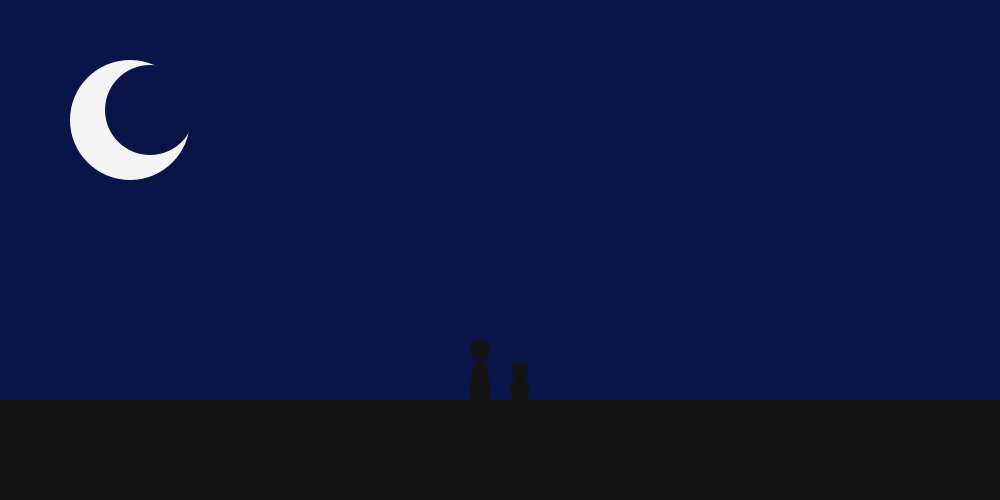
Frame 1 (no input)
Frame 60 (the mouse pressed at the canvas centre just before this capture): identical to frame 1, image omitted
Frame 120 (the mouse held since frame 60 and released just before this capture): identical to frame 1, image omitted

The Processing sketch that drew this single still picture (run headless with seeded random() and noise(); from frame 60 on, the mouse is pressed at the canvas centre):

// Processing sketch: processing_76761
// ── processing_76761.pde

int MAX_NUM_OBJECTS = 20;
Star [] stars = new Star[MAX_NUM_OBJECTS];
int idxStars = 0;

void setup() {
  size(1000, 500);
  smooth();
  noStroke();
}

// Draw/animate Stars
void draw() {
  background(9, 21, 73);
  //Moon
  fill (245);
  ellipse(130, 120, 120, 120);
  fill(9, 21, 73);
  ellipse(150, 110, 90, 90);

  for (int i = 0; i < MAX_NUM_OBJECTS; i++) {
    if (stars [i] != null) {
      stars[i].display();
      stars[i].move();
    }
  }
  //Ground
  fill(20);
  rect(0, .8 * height, width, .8 * height);

  // Person
  ellipse( .48 *width, .7 *height, 20, 20);
  ellipse( .48 *width, .78 *height, 20, 60);

  //Bear
  ellipse( .52 *width, .747 *height, 15, 17);
  ellipse( .514 *width, .73 *height, 7, 7);
  ellipse( .526 *width, .73 *height, 7, 7);
  ellipse( .52 *width, .78 *height, 20, 25);
}

// Click for Stars
void mousePressed() {
  stars [idxStars] = new Star(mouseX, mouseY, (int)random(5, 25), color(255));
  idxStars = (idxStars+1) % MAX_NUM_OBJECTS;
}

//Make the Star Class
class Star {

  //Fields
  float x, y, radius, n, delta, idelta, iRadius;
  float direction;
  float m;
  color c;
  float speed;
  float gravity;

  //Constructor
  Star(float locationX, float locationY, float tw, color tc) {
    x = locationX;
    y = locationY;
    radius = tw;
    n = 5;
    delta = 2*PI/n;
    idelta = delta/2;
    iRadius = radius/2;
    direction = 20;
    m = random (-direction, direction);
    c = tc;
    speed = random(4, 6);
    gravity = 0.2;
  } // end of Star constructor

  // Step Animation
  void move() {
    x = x + m;
    y = y + speed;
    speed = speed + gravity;
  }

  //Draws the Stars
  void display() {
    fill(c);
    beginShape();
    for (float theta = .75; theta < 2.75*PI; theta+=delta ) {
      vertex(x + radius*cos(theta), y + radius*sin(theta));
      vertex(x + iRadius*cos(theta+idelta), y + iRadius*sin(theta+idelta));
    }

    endShape(CLOSE);
  }
}
// end of Star class
